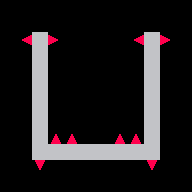

Tiled map render using the project's own tile images. Description and the whole map definition, tile-layer contents included, below:
An orthogonal 12x12 tile map with 16x16 px tiles, 1 tile layer (Tile Layer 1).

<map version="1.0" orientation="orthogonal" renderorder="left-up" width="12" height="12" tilewidth="16" tileheight="16" nextobjectid="1">
 <tileset firstgid="1" source="../Default.tsx" />
 <layer name="Tile Layer 1" width="12" height="12">
  <data encoding="csv">
0,0,0,0,0,0,0,0,0,0,0,0,
0,0,0,0,0,0,0,0,0,0,0,0,
0,1610612747,5,2684354571,0,0,0,0,1610612747,5,2684354571,0,
0,0,5,0,0,0,0,0,0,5,0,0,
0,0,5,0,0,0,0,0,0,5,0,0,
0,0,5,0,0,0,0,0,0,5,0,0,
0,0,5,0,0,0,0,0,0,5,0,0,
0,0,5,0,0,0,0,0,0,5,0,0,
0,0,5,11,11,0,0,11,11,5,0,0,
0,0,5,5,5,5,5,5,5,5,0,0,
0,0,3221225483,0,0,0,0,0,0,3221225483,0,0,
0,0,0,0,0,0,0,0,0,0,0,0
</data>
 </layer>
</map>
